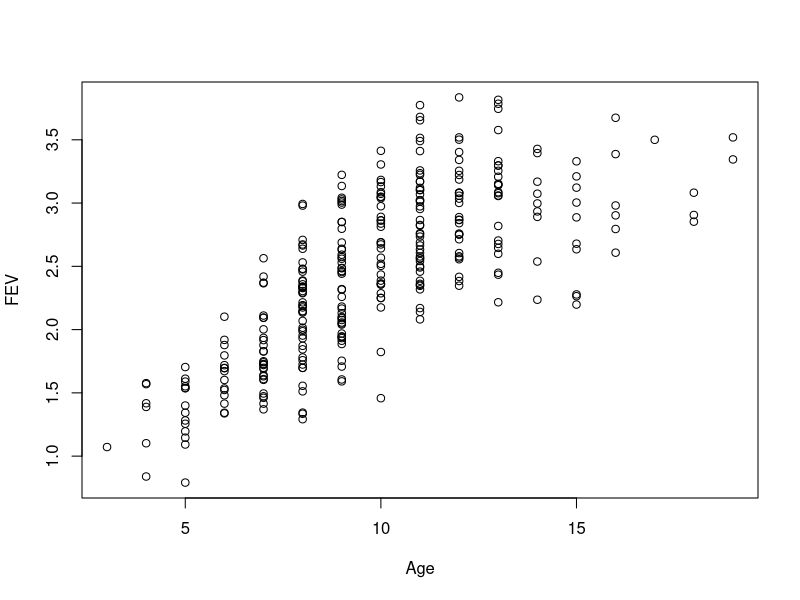
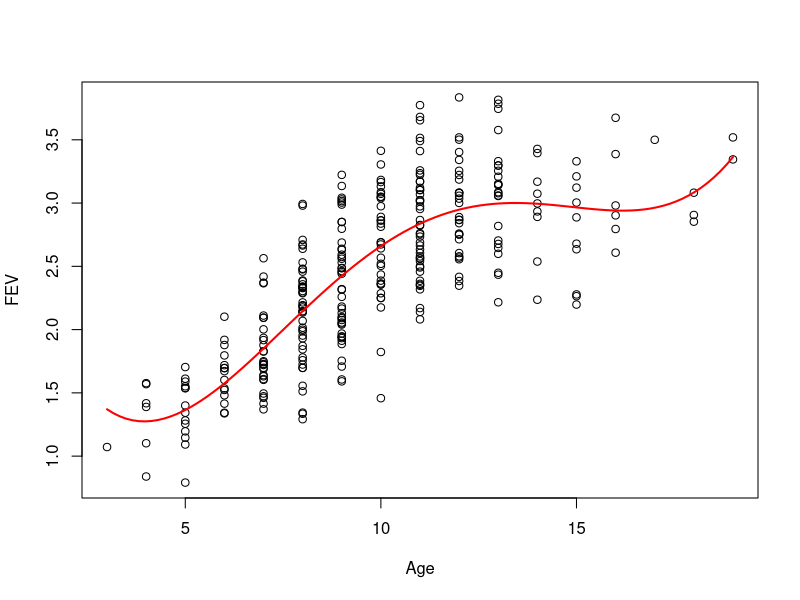
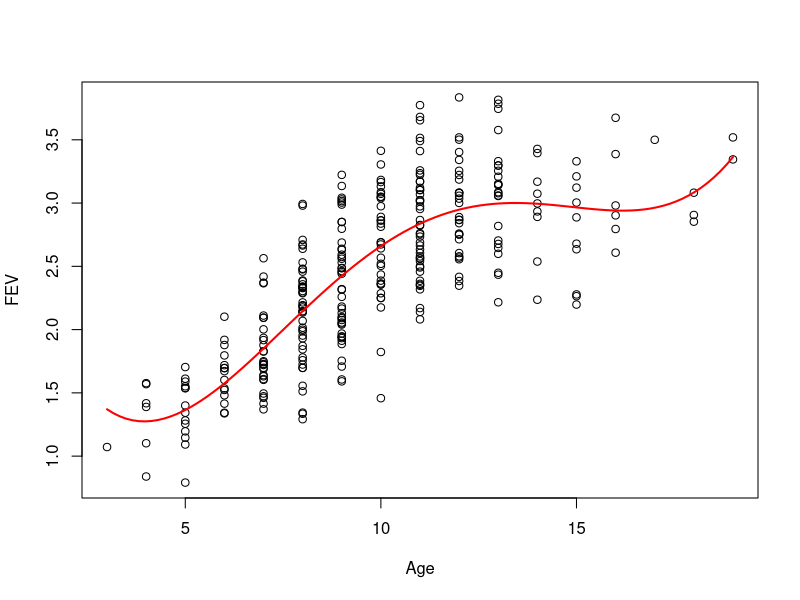

Generate these figures, in order, with R:
## ---- chunk 1
library(broom)
library(knitr)
library(ggplot2); theme_set(theme_bw(base_size=15))
library(patchwork)
library(tidyverse)
#library(car)

# Ensure the plot options are set correctly
#opts_chunk$set(dev.args=list(bg='transparent'), comment="", warning=FALSE, echo=FALSE)
opts_chunk$set(comment="", warning=FALSE, echo=FALSE)
knitr::opts_chunk$set(echo = TRUE)
knitr::opts_chunk$set(fig.dim=c(8,5), out.width="70%", fig.retina=2)

## ---- chunk 2
# Load the dataset
Fev <- read.csv(file="./fev.csv", header=TRUE)
plot(FEV~Age, data=Fev)
## ---- chunk 3
Fev.lm.6 <- lm(FEV~poly(Age,6, raw=TRUE), data=Fev)
summary(Fev.lm.6)
## ---- chunk 4
Fev.lm.5 <- lm(FEV~poly(Age,5, raw=TRUE), data=Fev)
summary(Fev.lm.5)
## ---- chunk 5
Fev.lm.4 <- lm(FEV~poly(Age,4, raw=TRUE), data=Fev)
summary(Fev.lm.4)
## ---- chunk 6
newdat <- data.frame(Age = seq(min(Fev$Age), max(Fev$Age), length.out = 100))
newdat$pred <- predict(Fev.lm.4, newdata = newdat)
plot(FEV~Age, data=Fev)
with(newdat, lines(x = Age, y = pred, col = "red", lwd = 2))
## ---- chunk 7
newdat <- data.frame(Age = seq(min(Fev$Age), max(Fev$Age), length.out = 100))
newdat$pred <- predict(Fev.lm.4, newdata = newdat)
plot(FEV~Age, data=Fev)
with(newdat, lines(x = Age, y = pred, col = "red", lwd = 2))
## ---- chunk 8
x=(1:10)*10; x
## ---- chunk 9
x^6
